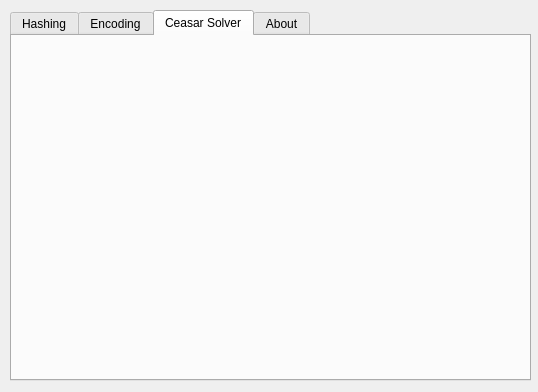
<?xml version="1.0" encoding="UTF-8"?>
<ui version="4.0">
 <class>MainWindow</class>
 <widget class="QMainWindow" name="MainWindow">
  <property name="geometry">
   <rect>
    <x>0</x>
    <y>0</y>
    <width>538</width>
    <height>392</height>
   </rect>
  </property>
  <property name="windowTitle">
   <string>Simple String Toolkit</string>
  </property>
  <widget class="QWidget" name="centralWidget">
   <widget class="QTabWidget" name="tab_group">
    <property name="geometry">
     <rect>
      <x>10</x>
      <y>10</y>
      <width>521</width>
      <height>371</height>
     </rect>
    </property>
    <property name="currentIndex">
     <number>2</number>
    </property>
    <widget class="QWidget" name="tab_hashing">
     <attribute name="title">
      <string>Hashing</string>
     </attribute>
     <widget class="QLabel" name="lbl_Input">
      <property name="geometry">
       <rect>
        <x>10</x>
        <y>0</y>
        <width>62</width>
        <height>16</height>
       </rect>
      </property>
      <property name="text">
       <string>Input:</string>
      </property>
     </widget>
     <widget class="QPlainTextEdit" name="txt_output">
      <property name="geometry">
       <rect>
        <x>10</x>
        <y>200</y>
        <width>501</width>
        <height>81</height>
       </rect>
      </property>
     </widget>
     <widget class="QPlainTextEdit" name="txt_Input">
      <property name="geometry">
       <rect>
        <x>10</x>
        <y>20</y>
        <width>501</width>
        <height>81</height>
       </rect>
      </property>
     </widget>
     <widget class="QComboBox" name="box_Algo">
      <property name="geometry">
       <rect>
        <x>10</x>
        <y>140</y>
        <width>511</width>
        <height>24</height>
       </rect>
      </property>
      <item>
       <property name="text">
        <string>MD4</string>
       </property>
      </item>
      <item>
       <property name="text">
        <string>MD5</string>
       </property>
      </item>
      <item>
       <property name="text">
        <string>SHA1</string>
       </property>
      </item>
      <item>
       <property name="text">
        <string>SHA224</string>
       </property>
      </item>
      <item>
       <property name="text">
        <string>SHA256</string>
       </property>
      </item>
      <item>
       <property name="text">
        <string>SHA384</string>
       </property>
      </item>
      <item>
       <property name="text">
        <string>SHA512</string>
       </property>
      </item>
      <item>
       <property name="text">
        <string>SHA3_224</string>
       </property>
      </item>
      <item>
       <property name="text">
        <string>SHA3_256</string>
       </property>
      </item>
      <item>
       <property name="text">
        <string>SHA3_384</string>
       </property>
      </item>
      <item>
       <property name="text">
        <string>SHA3_512</string>
       </property>
      </item>
      <item>
       <property name="text">
        <string>CRC-16</string>
       </property>
      </item>
      <item>
       <property name="text">
        <string>CRC32</string>
       </property>
      </item>
      <item>
       <property name="text">
        <string>ALDER-32</string>
       </property>
      </item>
      <item>
       <property name="text">
        <string>RIPEMD128</string>
       </property>
      </item>
      <item>
       <property name="text">
        <string>RIPEMD160</string>
       </property>
      </item>
      <item>
       <property name="text">
        <string>RIPEMD256</string>
       </property>
      </item>
      <item>
       <property name="text">
        <string>RIPEMD320</string>
       </property>
      </item>
      <item>
       <property name="text">
        <string>Tiger</string>
       </property>
      </item>
      <item>
       <property name="text">
        <string>Whirlpool</string>
       </property>
      </item>
      <item>
       <property name="text">
        <string>MD2</string>
       </property>
      </item>
     </widget>
     <widget class="QPushButton" name="btn_Action">
      <property name="geometry">
       <rect>
        <x>-10</x>
        <y>290</y>
        <width>531</width>
        <height>51</height>
       </rect>
      </property>
      <property name="text">
       <string>CALCULATE HASH!</string>
      </property>
     </widget>
     <widget class="QLabel" name="lbl_algo">
      <property name="geometry">
       <rect>
        <x>10</x>
        <y>120</y>
        <width>62</width>
        <height>16</height>
       </rect>
      </property>
      <property name="text">
       <string>Algorithm:</string>
      </property>
     </widget>
     <widget class="QLabel" name="lbl_output">
      <property name="geometry">
       <rect>
        <x>10</x>
        <y>170</y>
        <width>62</width>
        <height>16</height>
       </rect>
      </property>
      <property name="text">
       <string>Result:</string>
      </property>
     </widget>
    </widget>
    <widget class="QWidget" name="tab_encoding">
     <attribute name="title">
      <string>Encoding</string>
     </attribute>
     <widget class="QPlainTextEdit" name="txt_einput">
      <property name="geometry">
       <rect>
        <x>10</x>
        <y>30</y>
        <width>501</width>
        <height>81</height>
       </rect>
      </property>
     </widget>
     <widget class="QLabel" name="lbl_input">
      <property name="geometry">
       <rect>
        <x>10</x>
        <y>0</y>
        <width>62</width>
        <height>16</height>
       </rect>
      </property>
      <property name="text">
       <string>Input:</string>
      </property>
     </widget>
     <widget class="QLabel" name="lbl_method">
      <property name="geometry">
       <rect>
        <x>10</x>
        <y>120</y>
        <width>62</width>
        <height>16</height>
       </rect>
      </property>
      <property name="text">
       <string>Method:</string>
      </property>
     </widget>
     <widget class="QComboBox" name="box_method">
      <property name="geometry">
       <rect>
        <x>10</x>
        <y>140</y>
        <width>511</width>
        <height>24</height>
       </rect>
      </property>
      <item>
       <property name="text">
        <string>ASCII to Base64</string>
       </property>
      </item>
      <item>
       <property name="text">
        <string>ASCII from Base64</string>
       </property>
      </item>
      <item>
       <property name="text">
        <string>ASCII to Hexadecimal</string>
       </property>
      </item>
      <item>
       <property name="text">
        <string>ASCII from Hexadecimal</string>
       </property>
      </item>
      <item>
       <property name="text">
        <string>ASCII to Decimal</string>
       </property>
      </item>
      <item>
       <property name="text">
        <string>ASCII from Decimal</string>
       </property>
      </item>
      <item>
       <property name="text">
        <string>ASCII to Binary</string>
       </property>
      </item>
      <item>
       <property name="text">
        <string>ASCII from Binary</string>
       </property>
      </item>
      <item>
       <property name="text">
        <string>Reverse String</string>
       </property>
      </item>
      <item>
       <property name="text">
        <string>ROT13</string>
       </property>
      </item>
      <item>
       <property name="text">
        <string>ASCII to Base32</string>
       </property>
      </item>
      <item>
       <property name="text">
        <string>ASCII from Base32</string>
       </property>
      </item>
     </widget>
     <widget class="QPlainTextEdit" name="txt_eoutput">
      <property name="geometry">
       <rect>
        <x>10</x>
        <y>189</y>
        <width>491</width>
        <height>81</height>
       </rect>
      </property>
     </widget>
     <widget class="QLabel" name="lbl_output_2">
      <property name="geometry">
       <rect>
        <x>10</x>
        <y>170</y>
        <width>62</width>
        <height>16</height>
       </rect>
      </property>
      <property name="text">
       <string>Output:</string>
      </property>
     </widget>
     <widget class="QPushButton" name="btn_proceed">
      <property name="geometry">
       <rect>
        <x>10</x>
        <y>280</y>
        <width>491</width>
        <height>61</height>
       </rect>
      </property>
      <property name="text">
       <string>PROCEED</string>
      </property>
     </widget>
    </widget>
    <widget class="QWidget" name="tab">
     <attribute name="title">
      <string>Ceasar Solver</string>
     </attribute>
    </widget>
    <widget class="QWidget" name="tab_about">
     <attribute name="title">
      <string>About</string>
     </attribute>
     <widget class="QLabel" name="lbl_img">
      <property name="geometry">
       <rect>
        <x>180</x>
        <y>0</y>
        <width>151</width>
        <height>191</height>
       </rect>
      </property>
      <property name="text">
       <string/>
      </property>
     </widget>
     <widget class="QLabel" name="lbl_appname">
      <property name="geometry">
       <rect>
        <x>20</x>
        <y>210</y>
        <width>251</width>
        <height>16</height>
       </rect>
      </property>
      <property name="text">
       <string>Simple String Toolkit by Levis Nickaster</string>
      </property>
     </widget>
     <widget class="QLabel" name="lbl_license">
      <property name="geometry">
       <rect>
        <x>20</x>
        <y>250</y>
        <width>301</width>
        <height>16</height>
       </rect>
      </property>
      <property name="text">
       <string>Using Qt Framework 5 under GPLv3 License</string>
      </property>
     </widget>
     <widget class="QLabel" name="lbl_stie">
      <property name="geometry">
       <rect>
        <x>20</x>
        <y>270</y>
        <width>311</width>
        <height>16</height>
       </rect>
      </property>
      <property name="text">
       <string>&lt;html&gt;&lt;head/&gt;&lt;body&gt;&lt;p&gt;My Personal Blog:&lt;a href=&quot;http://ltops9.wordpress.com&quot;&gt; http://ltops9.wordpress.com&lt;/a&gt;&lt;/p&gt;&lt;/body&gt;&lt;/html&gt;</string>
      </property>
     </widget>
     <widget class="QLabel" name="txt_version">
      <property name="geometry">
       <rect>
        <x>20</x>
        <y>230</y>
        <width>201</width>
        <height>16</height>
       </rect>
      </property>
      <property name="text">
       <string>&lt;html&gt;&lt;head/&gt;&lt;body&gt;&lt;p&gt;&lt;br/&gt;&lt;/p&gt;&lt;/body&gt;&lt;/html&gt;</string>
      </property>
     </widget>
     <widget class="QLabel" name="lbl_ps">
      <property name="geometry">
       <rect>
        <x>20</x>
        <y>310</y>
        <width>301</width>
        <height>16</height>
       </rect>
      </property>
      <property name="text">
       <string>P/s: The image above is my ideal girl, not me :)</string>
      </property>
     </widget>
     <widget class="QLabel" name="lbl_srcurl">
      <property name="geometry">
       <rect>
        <x>20</x>
        <y>290</y>
        <width>431</width>
        <height>16</height>
       </rect>
      </property>
      <property name="text">
       <string>&lt;html&gt;&lt;head/&gt;&lt;body&gt;&lt;p&gt;Checkout the Source code @:&lt;a href=&quot;https://github.com/levisre/simple_string_toolkit&quot;&gt;Github Page&lt;/a&gt;&lt;/p&gt;&lt;/body&gt;&lt;/html&gt;</string>
      </property>
     </widget>
    </widget>
   </widget>
  </widget>
 </widget>
 <layoutdefault spacing="6" margin="11"/>
 <resources/>
 <connections/>
</ui>
